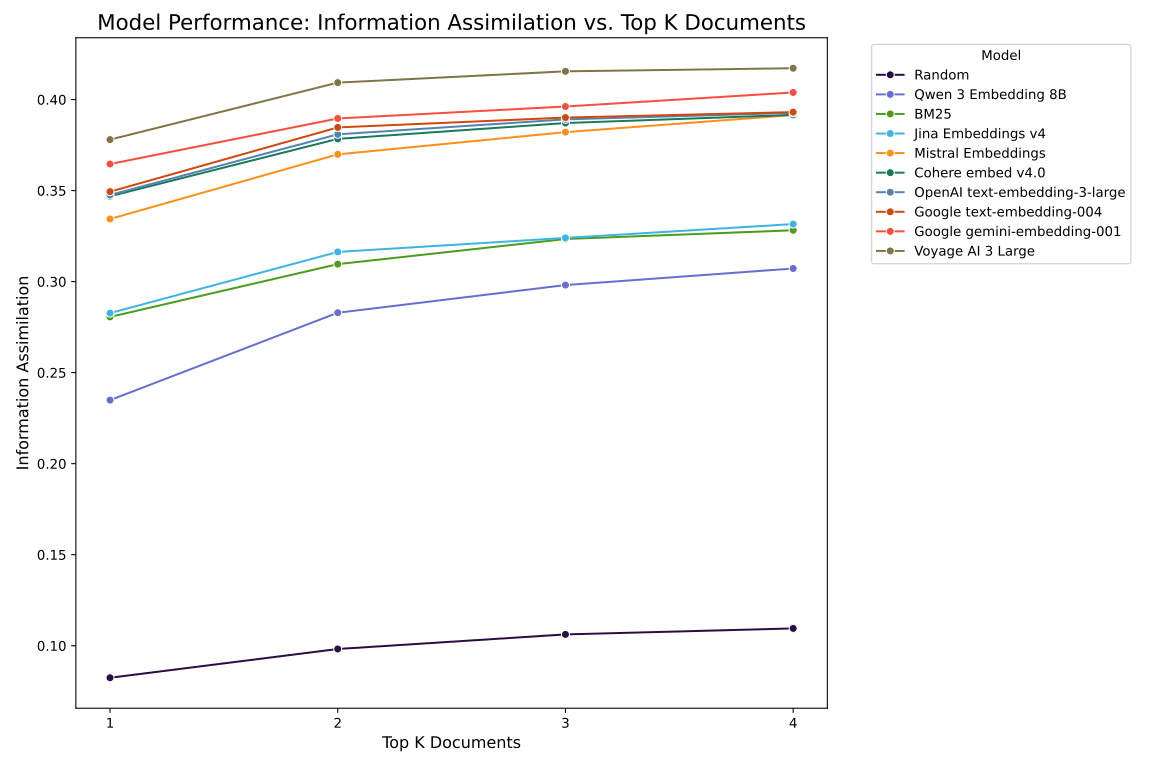

This chart was generated by the following Python code:
import os
import json
import random
import pandas as pd
import seaborn as sns
import matplotlib.pyplot as plt
from matplotlib.ticker import MaxNLocator

def create_plot():
    """
    Reads all benchmark JSON files, plots the data, and saves it as an SVG image.
    """
    benchmark_dir = os.path.dirname(os.path.abspath(__file__))
    all_data = []

    # Find all .json files in the benchmark directory
    for filename in os.listdir(benchmark_dir):
        if filename.endswith('.json'):
            filepath = os.path.join(benchmark_dir, filename)
            with open(filepath, 'r') as f:
                data = json.load(f)
                model_name = data.get('model')
                for measurement in data.get('measurements', []):
                    all_data.append({
                        'model': model_name,
                        'top_k': measurement.get('top_k'),
                        'information_assimilation': measurement.get('information_assimilation')
                    })

    if not all_data:
        print("No benchmark data found. Exiting.")
        return

    df = pd.DataFrame(all_data)
    df = df[df.model != 'question_only']

    # Order models by their information assimilation at top_k=1
    df_top_k_1 = df[df['top_k'] == 1].sort_values(by='information_assimilation')
    ordered_models = df_top_k_1['model'].tolist()

    # Create a palette dictionary, ensuring order
    palette = {model: color_for_model(model) for i, model in enumerate(ordered_models)}

    plt.style.use('seaborn-v0_8-pastel')
    fig, ax = plt.subplots(figsize=(12, 8))
    ax.xaxis.set_major_locator(MaxNLocator(integer=True))

    # Create the line plot
    sns.lineplot(
        data=df,
        x='top_k',
        y='information_assimilation',
        hue='model',
        hue_order=ordered_models, # Apply the custom order
        palette=palette,
        marker='o',
        ax=ax
    )

    # Customize the plot
    ax.set_title('Model Performance: Information Assimilation vs. Top K Documents', fontsize=16)
    ax.set_xlabel('Top K Documents', fontsize=12)
    ax.set_ylabel('Information Assimilation', fontsize=12)
    ax.legend(title='Model', bbox_to_anchor=(1.05, 1), loc='upper left')
    plt.tight_layout()

    # Save the plot
    output_path = os.path.join(benchmark_dir, 'plot.svg')
    fig.savefig(output_path, format='svg')
    print(f"Plot saved to {output_path}")

def color_for_model(model):
    """
    Returns a unique color for each model.
    """
    colors = {
        'Qwen': '#605bec',
        'BM25': '#2ca02c',
        'Jina': '#258ec8',
        'Mistral': '#ff7f0e',
        'Cohere': '#39594d',
        'OpenAI': '#5ea3c4',
        'Google': '#ea4335',
        'Voyage': '#819640',
    }
    for key in colors:
        if key in model:
            color = colors[key]
            return find_similar_color_hex(color)
    # Random color.
    return '#' + ''.join(random.choices('0123456789abcdef', k=6))

def hex_to_rgb(hex_color):
    """Convert a hex color string to an RGB tuple."""
    # Remove '#' if present
    hex_color = hex_color.lstrip('#')
    # Convert hex string to RGB tuple
    return tuple(int(hex_color[i:i+2], 16) for i in (0, 2, 4))

def rgb_to_hex(rgb_color):
    """Convert an RGB tuple back to a hex color string."""
    return '#{:02x}{:02x}{:02x}'.format(*rgb_color)

def find_similar_color_hex(hex_color, max_variation=40):
    """
    Find a random color near the given hex color.

    Parameters:
    - hex_color: A string representing the color in hex format (e.g., "#RRGGBB").
    - max_variation: The maximum amount of variation allowed for each component.

    Returns:
    - A string representing the new color in hex format.
    """
    rgb_color = hex_to_rgb(hex_color)
    similar_rgb = find_similar_color(rgb_color, max_variation)
    return rgb_to_hex(similar_rgb)

def find_similar_color(rgb_color, max_variation=30):
    """
    Find a random color near the given RGB color.

    Parameters:
    - rgb_color: A tuple of (R, G, B) where each component is between 0 and 255.
    - max_variation: The maximum amount of variation allowed for each component.

    Returns:
    - A tuple representing the new RGB color.
    """
    R, G, B = rgb_color
    # Generate random variations for each color component
    new_R = max(0, min(255, R + random.randint(-max_variation, max_variation)))
    new_G = max(0, min(255, G + random.randint(-max_variation, max_variation)))
    new_B = max(0, min(255, B + random.randint(-max_variation, max_variation)))
    return (new_R, new_G, new_B)

if __name__ == '__main__':
    create_plot()
